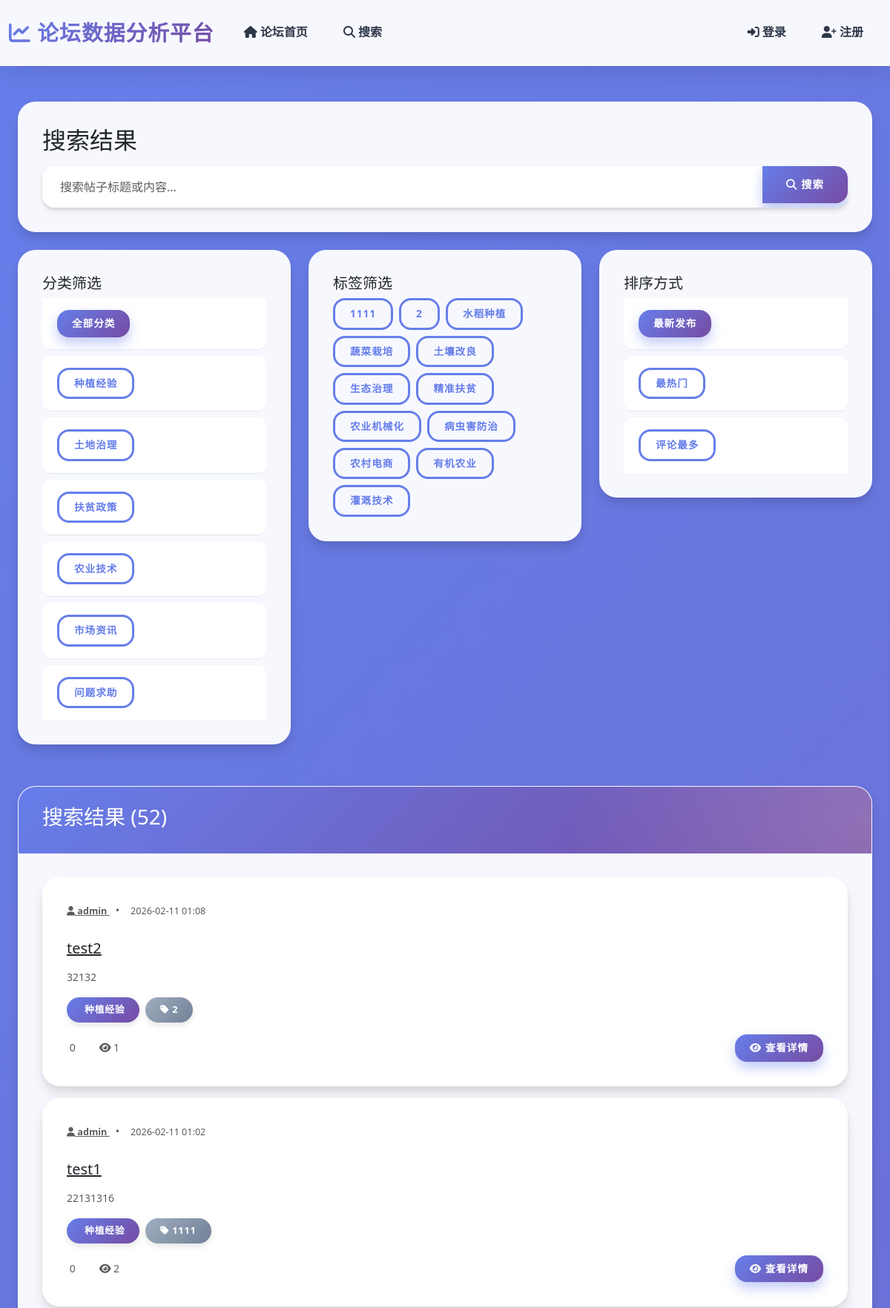
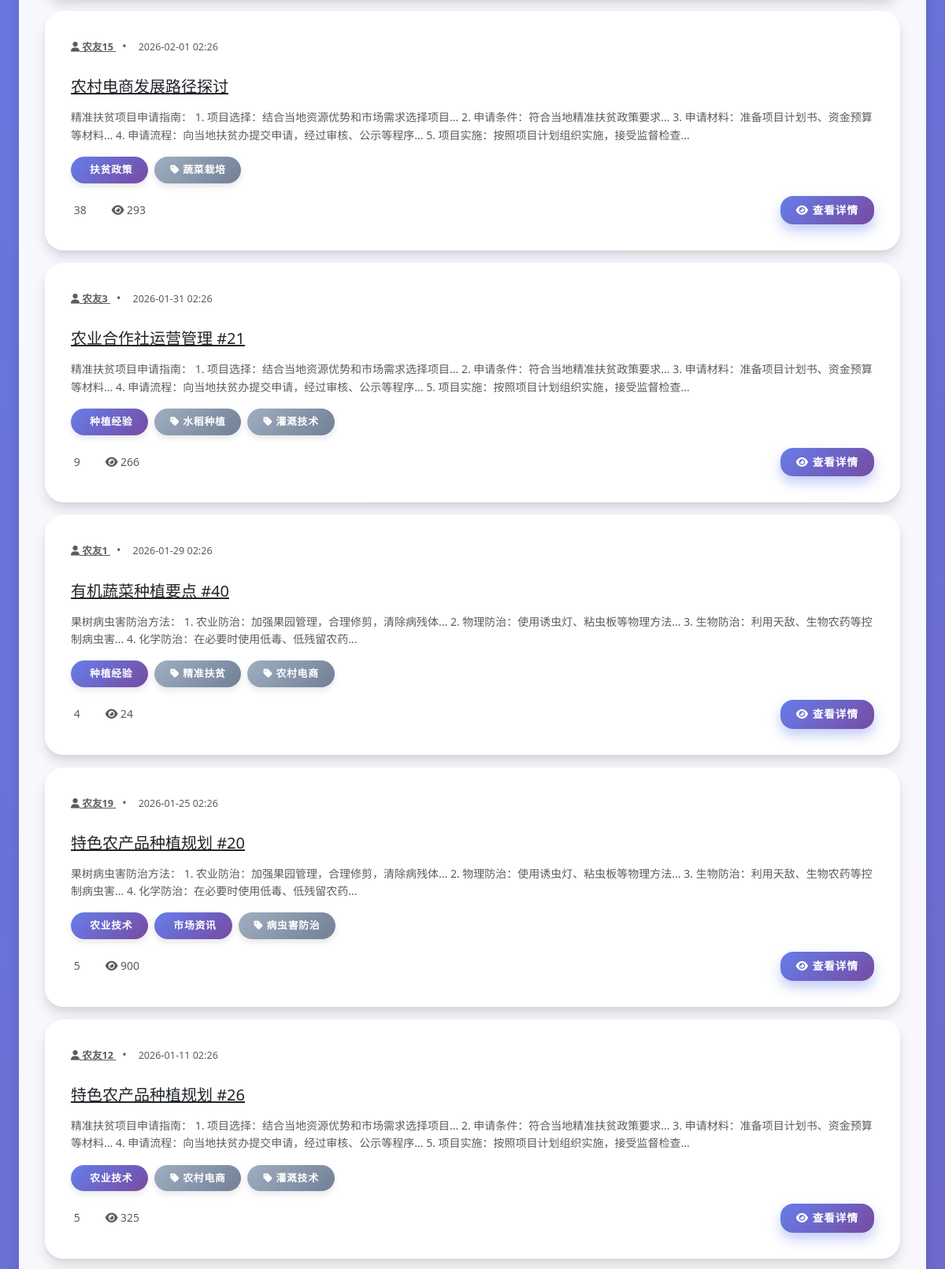
Page /forum/forum/search (upper part) on the committed database (2 pictures, top to bottom).
### app/models/category.py (models this page shows, shortened)
class Category(Treet_IP_Conn.Model):
    __tablename__ = 'categories'
    CategoryID = Treet_IP_Conn.Column(Treet_IP_Conn.Integer, primary_key=True, autoincrement=True)
    CategoryName = Treet_IP_Conn.Column(Treet_IP_Conn.String(50), nullable=False, unique=True, index=True)
    Description = Treet_IP_Conn.Column(Treet_IP_Conn.String(200))
    IsActive = Treet_IP_Conn.Column(Treet_IP_Conn.Boolean, default=True)

### app/models/tag.py (models this page shows, shortened)
class Tag(Treet_IP_Conn.Model):
    __tablename__ = 'tags'
    TagID = Treet_IP_Conn.Column(Treet_IP_Conn.Integer, primary_key=True, autoincrement=True)
    TagName = Treet_IP_Conn.Column(Treet_IP_Conn.String(50), nullable=False, unique=True, index=True)
    UsageCount = Treet_IP_Conn.Column(Treet_IP_Conn.Integer, default=0)

### app/models/post.py (models this page shows, shortened)
class Post(Treet_IP_Conn.Model):
    __tablename__ = 'posts'
    STATUS_PENDING = 'pending'
    STATUS_APPROVED = 'approved'
    STATUS_REJECTED = 'rejected'
    PostID = Treet_IP_Conn.Column(Treet_IP_Conn.Integer, primary_key=True, autoincrement=True)
    PostTitle = Treet_IP_Conn.Column(Treet_IP_Conn.String(200), nullable=False, index=True)  # 添加索引以优化标题搜索
    PostContent = Treet_IP_Conn.Column(Treet_IP_Conn.Text, nullable=False)
    PublishTime = Treet_IP_Conn.Column(Treet_IP_Conn.DateTime, nullable=True, index=True)  # 添加索引以优化发布时间查询
    LastModified = Treet_IP_Conn.Column(Treet_IP_Conn.DateTime, default=datetime.utcnow, onupdate=datetime.utcnow, index=True)  # 添加索引以优化修改时间查询
    CreationTime = Treet_IP_Conn.Column(Treet_IP_Conn.DateTime, default=datetime.utcnow, index=True)
    Status = Treet_IP_Conn.Column(Treet_IP_Conn.String(20), default=STATUS_PENDING, index=True)  # pending, approved, rejected
    ViewCount = Treet_IP_Conn.Column(Treet_IP_Conn.Integer, default=0, index=True)
    IsSticky = Treet_IP_Conn.Column(Treet_IP_Conn.Boolean, default=False, index=True)  # 是否置顶
    ReviewerID = Treet_IP_Conn.Column(Treet_IP_Conn.Integer, Treet_IP_Conn.ForeignKey('users.UserID', ondelete='SET NULL'), nullable=True, index=True)
    ReviewTime = Treet_IP_Conn.Column(Treet_IP_Conn.DateTime, nullable=True, index=True)
    ReviewComment = Treet_IP_Conn.Column(Treet_IP_Conn.Text, nullable=True)
    AIAuditResult = Treet_IP_Conn.Column(Treet_IP_Conn.Boolean, nullable=True, index=True)  # AI审核结果：True表示合规，False表示违规
    AIAuditTime = Treet_IP_Conn.Column(Treet_IP_Conn.DateTime, nullable=True, index=True)  # AI审核时间
    IsAIAudit = Treet_IP_Conn.Column(Treet_IP_Conn.Boolean, default=False, index=True)  # 是否由AI进行审核
    UserID = Treet_IP_Conn.Column(Treet_IP_Conn.Integer, Treet_IP_Conn.ForeignKey('users.UserID', ondelete='CASCADE'), nullable=False, index=True)
    reviewer = Treet_IP_Conn.relationship('User', foreign_keys=[ReviewerID], backref='reviewed_posts')
    comments = Treet_IP_Conn.relationship('Comment', backref='post', lazy='dynamic', cascade='all, delete-orphan')
    categories = Treet_IP_Conn.relationship('Category', secondary='postcategories', backref=Treet_IP_Conn.backref('posts', lazy='dynamic'))
    tags = Treet_IP_Conn.relationship('Tag', secondary=posttags, backref=Treet_IP_Conn.backref('posts', lazy='dynamic'))

### app/models/user.py (models this page shows, shortened)
class User(UserMixin, Treet_IP_Conn.Model):
    __tablename__ = 'users'
    UserID = Treet_IP_Conn.Column(Treet_IP_Conn.Integer, primary_key=True, autoincrement=True)
    UserName = Treet_IP_Conn.Column(Treet_IP_Conn.String(50), unique=True, nullable=False, index=True)
    RegistrationDate = Treet_IP_Conn.Column(Treet_IP_Conn.DateTime, default=datetime.utcnow, index=True)  # 添加索引以优化按注册时间查询
    LastLoginTime = Treet_IP_Conn.Column(Treet_IP_Conn.DateTime, default=datetime.utcnow, onupdate=datetime.utcnow, index=True)  # 添加索引以优化按登录时间查询
    PasswordHash = Treet_IP_Conn.Column(Treet_IP_Conn.String(255), nullable=False)
    Reputation = Treet_IP_Conn.Column(Treet_IP_Conn.Integer, default=0, index=True)  # 用户声望值
    Status = Treet_IP_Conn.Column(Treet_IP_Conn.Enum(UserStatus), default=UserStatus.ACTIVE, index=True)  # 添加索引以优化状态筛选
    Role = Treet_IP_Conn.Column(Treet_IP_Conn.Enum(UserRole), default=UserRole.USER, index=True)  # 添加用户角色
    UserBio = Treet_IP_Conn.Column(Treet_IP_Conn.Text, default='')  # 个人简介
    AvatarURL = Treet_IP_Conn.Column(Treet_IP_Conn.String(255), default='')  # 头像URL
    Points = Treet_IP_Conn.Column(Treet_IP_Conn.Integer, default=0, index=True)  # 积分余额
    Level = Treet_IP_Conn.Column(Treet_IP_Conn.Integer, default=1, index=True)  # 用户等级
    TotalPointsEarned = Treet_IP_Conn.Column(Treet_IP_Conn.Integer, default=0)  # 累计获得的积分
    ConsecutiveCheckInDays = Treet_IP_Conn.Column(Treet_IP_Conn.Integer, default=0)  # 连续签到天数
    LastCheckInDate = Treet_IP_Conn.Column(Treet_IP_Conn.Date, nullable=True)  # 最后签到日期
    IsPhoneBound = Treet_IP_Conn.Column(Treet_IP_Conn.Boolean, default=False)  # 是否绑定手机
    IsProfileCompleted = Treet_IP_Conn.Column(Treet_IP_Conn.Boolean, default=False)  # 是否完善个人资料
    posts = Treet_IP_Conn.relationship('Post', backref='author', foreign_keys='Post.UserID', lazy='dynamic', cascade='all, delete-orphan')
    comments = Treet_IP_Conn.relationship('Comment', backref='author', foreign_keys='Comment.UserID', lazy='dynamic', cascade='all, delete-orphan')

### app/routes/forum.py (the view, shortened to what this page needs)
@forum.route('/forum/search')
def search_page():
    search_query = request.args.get('search', '').strip()
    category_id = request.args.get('category', type=int)
    tag_id = request.args.get('tag', type=int)
    sort_by = request.args.get('sort', 'latest')
    page = request.args.get('page', 1, type=int)
    per_page = 10
    query = Post.query.options(Treet_IP_Conn.joinedload(Post.author)).filter(Post.Status.in_(['approved', 'active']))
    if search_query:
        search_pattern = f'%{search_query}%'
        query = query.filter(
            (Post.PostTitle.like(search_pattern)) |
            (Post.PostContent.like(search_pattern))
        )
    if category_id:
        query = query.join(Post.categories).filter(Category.CategoryID == category_id)
    if tag_id:
        query = query.join(Post.tags).filter(Tag.TagID == tag_id)
    if sort_by == 'latest':
        query = query.order_by(Post.CreationTime.desc())
    elif sort_by == 'popular':
        query = query.order_by(Post.ViewCount.desc())
    pagination = query.paginate(page=page, per_page=per_page, error_out=False)
    posts = pagination.items
    categories = Category.query.all()
    popular_tags = Tag.query.order_by(desc(Tag.UsageCount)).limit(20).all()
    selected_category = Category.query.get(category_id) if category_id else None
    selected_tag = Tag.query.get(tag_id) if tag_id else None
    return render_template('forum/search.html',
                           title='搜索结果',
                           posts=posts,
                           pagination=pagination,
                           search_query=search_query,
                           categories=categories,
                           selected_category=selected_category,
                           selected_category_id=category_id,
                           tags=popular_tags,
                           selected_tag=selected_tag,
                           selected_tag_id=tag_id,
                           sort_by=sort_by)

### app/templates/forum/search.html (shortened to what this page needs)
{% extends 'base.html' %}
{% block content %}
<div class="container mt-5">
    <div class="card mb-4">
        <div class="card-body">
            <h2 class="mb-3">搜索结果</h2>
            <form method="GET" action="{{ url_for('forum.search_page') }}">
                <div class="input-group">
                    <input type="text" class="form-control" placeholder="搜索帖子标题或内容..." name="search" value="{{ search_query }}">
                    <div class="input-group-append">
                        <button class="btn btn-primary" type="submit">
                            <i class="fa fa-search"></i> 搜索
                        </button>
                    </div>
                </div>
            </form>
        </div>
    </div>
    <div class="row mb-4">
        <div class="col-md-4">
            <div class="card">
                <div class="card-body">
                    <h5 class="card-title">分类筛选</h5>
                    <ul class="list-group list-group-flush">
                        <li class="list-group-item">
                            <a href="{{ url_for('forum.search_page', search=search_query) }}" class="btn {% if not selected_category_id %}btn-primary{% else %}btn-outline-primary{% endif %} btn-sm btn-block">
                                全部分类
                            </a>
                        </li>
                        {% for category in categories %}
                        <li class="list-group-item">
                            <a href="{{ url_for('forum.search_page', search=search_query, category=category.CategoryID) }}" class="btn {% if selected_category_id == category.CategoryID %}btn-primary{% else %}btn-outline-primary{% endif %} btn-sm btn-block">
                                {{ category.CategoryName }}
                            </a>
                        </li>
                        {% endfor %}
                    </ul>
                </div>
            </div>
        </div>
        <div class="col-md-4">
            <div class="card">
                <div class="card-body">
                    <h5 class="card-title">标签筛选</h5>
                    <div class="d-flex flex-wrap gap-2">
                        {% for tag in tags %}
                        <a href="{{ url_for('forum.search_page', search=search_query, tag=tag.TagID) }}" class="btn {% if selected_tag_id == tag.TagID %}btn-primary{% else %}btn-outline-primary{% endif %} btn-sm">
                            {{ tag.TagName }}
                        </a>
                        {% endfor %}
                    </div>
                </div>
            </div>
        </div>
        <div class="col-md-4">
            <div class="card">
                <div class="card-body">
                    <h5 class="card-title">排序方式</h5>
                    <ul class="list-group list-group-flush">
                        <li class="list-group-item">
                            <a href="{{ url_for('forum.search_page', search=search_query, category=selected_category_id, tag=selected_tag_id, sort='latest') }}" class="btn {% if sort_by == 'latest' %}btn-primary{% else %}btn-outline-primary{% endif %} btn-sm btn-block">
                                最新发布
                            </a>
                        </li>
                        <li class="list-group-item">
                            <a href="{{ url_for('forum.search_page', search=search_query, category=selected_category_id, tag=selected_tag_id, sort='popular') }}" class="btn {% if sort_by == 'popular' %}btn-primary{% else %}btn-outline-primary{% endif %} btn-sm btn-block">
                                最热门
                            </a>
                        </li>
                        <li class="list-group-item">
                            <a href="{{ url_for('forum.search_page', search=search_query, category=selected_category_id, tag=selected_tag_id, sort='comments') }}" class="btn {% if sort_by == 'comments' %}btn-primary{% else %}btn-outline-primary{% endif %} btn-sm btn-block">
                                评论最多
                            </a>
                        </li>
                    </ul>
                </div>
            </div>
        </div>
    </div>
    <div class="row">
        <div class="col-md-12">
            <div class="card mb-4">
                <div class="card-header bg-primary text-white">
                    <h3>搜索结果 ({{ pagination.total }})</h3>
                </div>
                <div class="card-body">
                    {% if posts %}
                    <div>
                        {% for post in posts %}
                        <div class="card mb-3">
                                <div class="card-body">
                                    <div class="d-flex justify-content-between align-items-start">
                                        <div class="post-meta">
                                            <a href="{{ url_for('auth.profile', user_id=post.UserID) }}" class="text-muted small">
                                                <i class="fa fa-user"></i> {{ post.author.UserName }}
                                            </a>
                                            <span class="mx-2 text-muted">•</span>
                                            <span class="text-muted small">
                                                 {{ post.CreationTime.strftime('%Y-%m-%d %H:%M') }}
                                            </span>
                                        </div>
                                    </div>
                                    <h5 class="mt-2 mb-3">
                                        <a href="{{ url_for('forum.post_detail', post_id=post.PostID) }}" class="text-dark">{{ post.PostTitle }}</a>
                                    </h5>
                                    <p class="text-muted small mb-3">
                                        {{ post.PostContent|striptags|truncate(150) }}
                                    </p>
                                    <div class="d-flex flex-wrap gap-2 mb-3">
                                        {% if post.categories %}
                                        {% for category in post.categories %}
                                        <span class="badge badge-primary">
                                            <a href="{{ url_for('forum.category_posts', category_id=category.CategoryID) }}" class="text-white text-decoration-none">
                                                 {{ category.CategoryName }}
                                            </a>
                                        </span>
                                        {% endfor %}
                                        {% endif %}
                                        {% if post.tags %}
                                        {% for tag in post.tags %}
                                        <span class="badge badge-secondary">
                                            <a href="{{ url_for('forum.tag_posts', tag_id=tag.TagID) }}" class="text-white text-decoration-none">
                                                <i class="fa fa-tag"></i> {{ tag.TagName }}
                                            </a>
                                        </span>
                                        {% endfor %}
                                        {% endif %}
                                    </div>
                                    <div class="d-flex justify-content-between align-items-center">
                                        <div class="post-stats">
                                            <span class="text-muted small mr-3">
                                                 {{ post.comments.count() }}
                                            </span>
                                            <span class="text-muted small">
                                                <i class="fa fa-eye"></i> {{ post.ViewCount or 0 }}
                                            </span>
                                        </div>
                                        <a href="{{ url_for('forum.post_detail', post_id=post.PostID) }}" class="btn btn-primary btn-sm">
                                            <i class="fa fa-eye"></i> 查看详情
                                        </a>
                                    </div>
                                </div>
                            </div>
                        {% endfor %}
                    </div>
                    {% else %}
                    <p class="text-center text-muted">没有找到匹配的帖子</p>
                    {% endif %}
                </div>
            </div>
        </div>
    </div>
</div>
{% endblock %}

### rows in the picture
Category: CategoryName "种植经验"
Category: CategoryName "土地治理"
Category: CategoryName "扶贫政策"
Category: CategoryName "农业技术"
Category: CategoryName "市场资讯"
Category: CategoryName "问题求助"
Tag: TagName "1111"
Tag: TagName "2"
Tag: TagName "水稻种植"
Tag: TagName "蔬菜栽培"
Tag: TagName "土壤改良"
Tag: TagName "生态治理"
Tag: TagName "精准扶贫"
Tag: TagName "农业机械化"
Tag: TagName "病虫害防治"
Tag: TagName "农村电商"
Tag: TagName "有机农业"
Tag: TagName "灌溉技术"
Post: author.UserName "admin", CreationTime "2026-02-11 01:08", PostTitle "test2", PostContent "32132", comments.count "0", ViewCount "1"
Post: author.UserName "admin", CreationTime "2026-02-11 01:02", PostTitle "test1", PostContent "22131316", comments.count "0", ViewCount "2"
Post: author.UserName "农友15", CreationTime "2026-02-01 02:26", PostTitle "农村电商发展路径探讨", PostContent "精准扶贫项目申请指南： 1. 项目选择：结合当地资源优势和市场需求选择项目... 2. 申请条件：符合当地精准扶贫政策要求... 3. 申请材料：准备项目计划书、资金预算等材料... 4. 申请流程：向当地扶贫办提交申请，经过审核、公示等程序... 5. 项目实施：按照项目计划组织实施，接受监督检查...", comments.count "38", ViewCount "293"
Post: author.UserName "农友3", CreationTime "2026-01-31 02:26", PostTitle "农业合作社运营管理 #21", PostContent "精准扶贫项目申请指南： 1. 项目选择：结合当地资源优势和市场需求选择项目... 2. 申请条件：符合当地精准扶贫政策要求... 3. 申请材料：准备项目计划书、资金预算等材料... 4. 申请流程：向当地扶贫办提交申请，经过审核、公示等程序... 5. 项目实施：按照项目计划组织实施，接受监督检查...", comments.count "9", ViewCount "266"
Post: author.UserName "农友1", CreationTime "2026-01-29 02:26", PostTitle "有机蔬菜种植要点 #40", PostContent "果树病虫害防治方法： 1. 农业防治：加强果园管理，合理修剪，清除病残体... 2. 物理防治：使用诱虫灯、粘虫板等物理方法... 3. 生物防治：利用天敌、生物农药等控制病虫害... 4. 化学防治：在必要时使用低毒、低残留农药...", comments.count "4", ViewCount "24"
Post: author.UserName "农友19", CreationTime "2026-01-25 02:26", PostTitle "特色农产品种植规划 #20", PostContent "果树病虫害防治方法： 1. 农业防治：加强果园管理，合理修剪，清除病残体... 2. 物理防治：使用诱虫灯、粘虫板等物理方法... 3. 生物防治：利用天敌、生物农药等控制病虫害... 4. 化学防治：在必要时使用低毒、低残留农药...", comments.count "5", ViewCount "900"
Post: author.UserName "农友12", CreationTime "2026-01-11 02:26", PostTitle "特色农产品种植规划 #26", PostContent "精准扶贫项目申请指南： 1. 项目选择：结合当地资源优势和市场需求选择项目... 2. 申请条件：符合当地精准扶贫政策要求... 3. 申请材料：准备项目计划书、资金预算等材料... 4. 申请流程：向当地扶贫办提交申请，经过审核、公示等程序... 5. 项目实施：按照项目计划组织实施，接受监督检查...", comments.count "5", ViewCount "325"

### other values in the picture
{{ pagination.total }} "52"
